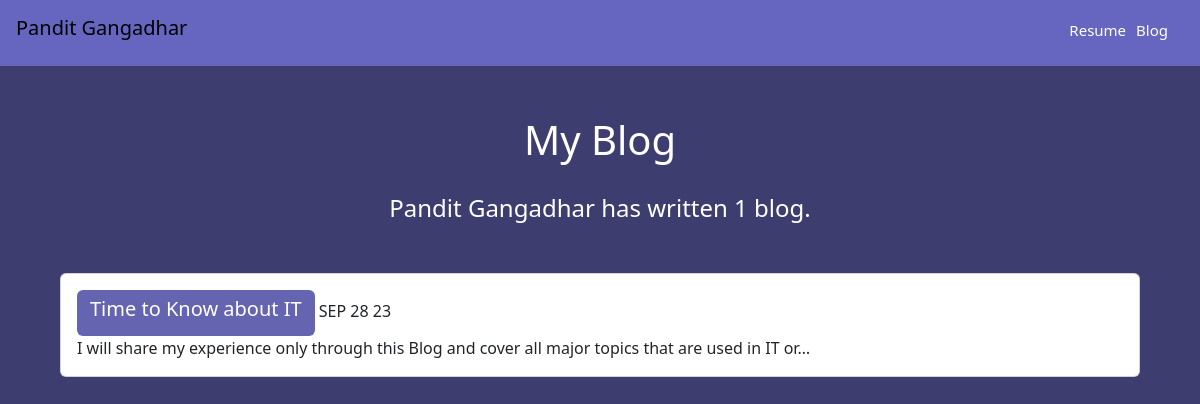
Screenshot of /blog/ with the database file from the repository.
### blog/models.py (models this page shows, shortened)
class Blog(models.Model):
    title=models.CharField(max_length=200)
    description=models.TextField()
    date=models.DateField()

### blog/views.py (the view)
# urls.py: path('', views.all_blogs, name='all_blogs'),
def all_blogs(request):
    blogs = Blog.objects.order_by('-date')
    return render(request, 'blog/all_blogs.html', {'blogs':blogs})

### blog/templates/blog/all_blogs.html
{% block content %}
<h1 class="text-center text-color marginX">My Blog</h1>
<h4 class="text-center text-color">Pandit Gangadhar has written {{ blogs.count }} blog{{ blogs.count|pluralize }}.</h4>
<div class="marginX">
    {% for blog in blogs %}
    <div class="card Box09">
        <div class="card-body">
            <a class="btn" style="background-color:rgb(100, 100, 177);" href="{% url 'blog:details' blog.id %}">
                <h5 class="card-title text-color">{{ blog.title }}</h5>
            </a>
            <span>{{ blog.date|date:'M d y'|upper }}</span>
            <p class="card-text">{{ blog.description|safe|truncatechars:100 }}</p>
        </div>
    </div>
    {% endfor %}
</div>
{% endblock %}

### portfolio/static/portfolio/styles.css (style rules this page uses)
* { margin: 0; padding: 0; }
body { background-color: rgb(61, 61, 112); }
a { text-decoration: none; font-size: 15px; font-weight: 500; color: white; }
.Box09 { width: 90%; margin: 10px auto; }
.text-color { color: white; }
.marginX { margin-top: 50px; margin-bottom: 30px; }

### rows the page displays
Blog: title "Time to Know about IT", date "SEP 28 23", description "I will share my experience only through this Blog and cover all major topics that are used in IT or…"

### other values shown
{{ blogs.count }} "1"
